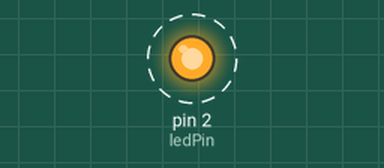
This sketch was run on a simulated Arduino Uno, built with avr-gcc and run on an emulated ATmega328P. On the bench: output pins drawn as LEDs (lit = HIGH). Dashed ring = blinking.

Above: at 0.5 s.
Timing chart, 0 to 4.6 s (numbered marks = the images above):
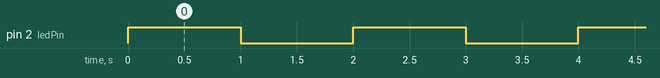

The sketch:

minproject3_code.ino
```cpp
const int ledPin=2;

void setup() {
  // put your setup code here, to run once:
     pinMode(ledPin, OUTPUT);
}
void loop() {
  // put your main code here, to run repeatedly:
    digitalWrite (ledPin, OUTPUT);
     delay (1000);
    digitalWrite (ledPin, LOW);
    delay (1000);
}
```

Measured:
- by itself, pin 2 (ledPin): alternates HIGH for 1.0 s and LOW for 1.0 s
